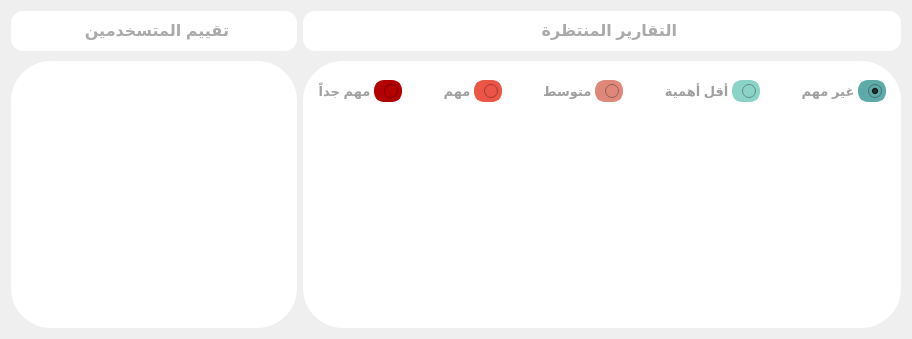
                  <widget class="QWidget" name="page_home_down" native="true">
                   <property name="sizePolicy">
                    <sizepolicy hsizetype="Preferred" vsizetype="Preferred">
                     <horstretch>0</horstretch>
                     <verstretch>0</verstretch>
                    </sizepolicy>
                   </property>
                   <property name="layoutDirection">
                    <enum>Qt::RightToLeft</enum>
                   </property>
                   <layout class="QHBoxLayout" name="horizontalLayout_18">
                    <item>
                     <widget class="QWidget" name="task_progress" native="true">
                      <property name="sizePolicy">
                       <sizepolicy hsizetype="Expanding" vsizetype="Preferred">
                        <horstretch>0</horstretch>
                        <verstretch>0</verstretch>
                       </sizepolicy>
                      </property>
                      <property name="minimumSize">
                       <size>
                        <width>550</width>
                        <height>0</height>
                       </size>
                      </property>
                      <property name="layoutDirection">
                       <enum>Qt::RightToLeft</enum>
                      </property>
                      <property name="styleSheet">
                       <string notr="true"/>
                      </property>
                      <layout class="QVBoxLayout" name="verticalLayout_52">
                       <property name="spacing">
                        <number>10</number>
                       </property>
                       <property name="leftMargin">
                        <number>0</number>
                       </property>
                       <property name="topMargin">
                        <number>0</number>
                       </property>
                       <property name="rightMargin">
                        <number>0</number>
                       </property>
                       <property name="bottomMargin">
                        <number>0</number>
                       </property>
                       <item alignment="Qt::AlignTop">
                        <widget class="QWidget" name="monthly_3" native="true">
                         <property name="minimumSize">
                          <size>
                           <width>0</width>
                           <height>40</height>
                          </size>
                         </property>
                         <property name="maximumSize">
                          <size>
                           <width>16777215</width>
                           <height>30</height>
                          </size>
                         </property>
                         <property name="layoutDirection">
                          <enum>Qt::RightToLeft</enum>
                         </property>
                         <property name="styleSheet">
                          <string notr="true">
	background-color: #FFFFFF;
	border: none;
	border-radius: 12px;
</string>
                         </property>
                         <layout class="QHBoxLayout" name="horizontalLayout_52" stretch="0">
                          <property name="spacing">
                           <number>0</number>
                          </property>
                          <property name="leftMargin">
                           <number>0</number>
                          </property>
                          <property name="topMargin">
                           <number>0</number>
                          </property>
                          <property name="rightMargin">
                           <number>0</number>
                          </property>
                          <property name="bottomMargin">
                           <number>0</number>
                          </property>
                          <item alignment="Qt::AlignHCenter|Qt::AlignVCenter">
                           <widget class="QLabel" name="label_31">
                            <property name="minimumSize">
                             <size>
                              <width>150</width>
                              <height>0</height>
                             </size>
                            </property>
                            <property name="maximumSize">
                             <size>
                              <width>16777215</width>
                              <height>16777215</height>
                             </size>
                            </property>
                            <property name="font">
                             <font>
                              <pointsize>12</pointsize>
                              <weight>75</weight>
                              <bold>true</bold>
                             </font>
                            </property>
                            <property name="layoutDirection">
                             <enum>Qt::RightToLeft</enum>
                            </property>
                            <property name="styleSheet">
                             <string notr="true">color: rgb(170, 170, 170);</string>
                            </property>
                            <property name="text">
                             <string>التقارير المنتظرة</string>
                            </property>
                           </widget>
                          </item>
                         </layout>
                        </widget>
                       </item>
                       <item>
                        <widget class="QFrame" name="frame_38">
                         <property name="minimumSize">
                          <size>
                           <width>100</width>
                           <height>0</height>
                          </size>
                         </property>
                         <property name="layoutDirection">
                          <enum>Qt::RightToLeft</enum>
                         </property>
                         <property name="styleSheet">
                          <string notr="true">
	background-color: #FFFFFF;
	border: none;
	border-radius: 40px;

</string>
                         </property>
                         <property name="frameShape">
                          <enum>QFrame::StyledPanel</enum>
                         </property>
                         <property name="frameShadow">
                          <enum>QFrame::Raised</enum>
                         </property>
                         <layout class="QVBoxLayout" name="verticalLayout_51">
                          <property name="spacing">
                           <number>15</number>
                          </property>
                          <property name="leftMargin">
                           <number>15</number>
                          </property>
                          <property name="topMargin">
                           <number>15</number>
                          </property>
                          <property name="rightMargin">
                           <number>15</number>
                          </property>
                          <property name="bottomMargin">
                           <number>15</number>
                          </property>
                          <item alignment="Qt::AlignHCenter|Qt::AlignVCenter">
                           <widget class="QFrame" name="frame_39">
                            <property name="minimumSize">
                             <size>
                              <width>0</width>
                              <height>30</height>
                             </size>
                            </property>
                            <property name="layoutDirection">
                             <enum>Qt::RightToLeft</enum>
                            </property>
                            <property name="frameShape">
                             <enum>QFrame::StyledPanel</enum>
                            </property>
                            <property name="frameShadow">
                             <enum>QFrame::Raised</enum>
                            </property>
                            <layout class="QHBoxLayout" name="horizontalLayout_38">
                             <property name="spacing">
                              <number>0</number>
                             </property>
                             <property name="leftMargin">
                              <number>0</number>
                             </property>
                             <property name="topMargin">
                              <number>0</number>
                             </property>
                             <property name="rightMargin">
                              <number>0</number>
                             </property>
                             <property name="bottomMargin">
                              <number>0</number>
                             </property>
                             <item>
                              <widget class="QRadioButton" name="rd_ni">
                               <property name="styleSheet">
                                <string notr="true">	border: 4px solid  rgb(94, 170, 168);
	background-color: rgb(94, 170, 168);
	border-radius: 10;</string>
                               </property>
                               <property name="text">
                                <string/>
                               </property>
                               <property name="checked">
                                <bool>true</bool>
                               </property>
                              </widget>
                             </item>
                             <item>
                              <widget class="QLabel" name="label_37">
                               <property name="font">
                                <font>
                                 <pointsize>10</pointsize>
                                 <weight>75</weight>
                                 <bold>true</bold>
                                </font>
                               </property>
                               <property name="layoutDirection">
                                <enum>Qt::RightToLeft</enum>
                               </property>
                               <property name="styleSheet">
                                <string notr="true">color: rgb(159, 159, 159);</string>
                               </property>
                               <property name="text">
                                <string> غير مهم</string>
                               </property>
                              </widget>
                             </item>
                             <item>
                              <spacer name="horizontalSpacer_4">
                               <property name="layoutDirection">
                                <enum>Qt::RightToLeft</enum>
                               </property>
                               <property name="orientation">
                                <enum>Qt::Horizontal</enum>
                               </property>
                               <property name="sizeHint" stdset="0">
                                <size>
                                 <width>40</width>
                                 <height>20</height>
                                </size>
                               </property>
                              </spacer>
                             </item>
                             <item>
                              <widget class="QRadioButton" name="rd_li">
                               <property name="styleSheet">
                                <string notr="true">	border: 4px solid  #8bd3c7;
	background-color:#8bd3c7;
	border-radius: 10;</string>
                               </property>
                               <property name="text">
                                <string/>
                               </property>
                              </widget>
                             </item>
                             <item>
                              <widget class="QLabel" name="label_32">
                               <property name="font">
                                <font>
                                 <pointsize>10</pointsize>
                                 <weight>75</weight>
                                 <bold>true</bold>
                                </font>
                               </property>
                               <property name="layoutDirection">
                                <enum>Qt::RightToLeft</enum>
                               </property>
                               <property name="styleSheet">
                                <string notr="true">color: rgb(159, 159, 159);</string>
                               </property>
                               <property name="text">
                                <string> أقل أهمية</string>
                               </property>
                              </widget>
                             </item>
                             <item>
                              <spacer name="horizontalSpacer_5">
                               <property name="layoutDirection">
                                <enum>Qt::RightToLeft</enum>
                               </property>
                               <property name="orientation">
                                <enum>Qt::Horizontal</enum>
                               </property>
                               <property name="sizeHint" stdset="0">
                                <size>
                                 <width>40</width>
                                 <height>20</height>
                                </size>
                               </property>
                              </spacer>
                             </item>
                             <item>
                              <widget class="QRadioButton" name="rd_m">
                               <property name="styleSheet">
                                <string notr="true">	border: 4px solid #df8879;
	background-color: #df8879;
	border-radius: 10;</string>
                               </property>
                               <property name="text">
                                <string/>
                               </property>
                              </widget>
                             </item>
                             <item>
                              <widget class="QLabel" name="label_38">
                               <property name="font">
                                <font>
                                 <pointsize>10</pointsize>
                                 <weight>75</weight>
                                 <bold>true</bold>
                                </font>
                               </property>
                               <property name="layoutDirection">
                                <enum>Qt::RightToLeft</enum>
                               </property>
                               <property name="styleSheet">
                                <string notr="true">color: rgb(159, 159, 159);</string>
                               </property>
                               <property name="text">
                                <string> متوسط</string>
                               </property>
                              </widget>
                             </item>
                             <item>
                              <spacer name="horizontalSpacer_6">
                               <property name="layoutDirection">
                                <enum>Qt::RightToLeft</enum>
                               </property>
                               <property name="orientation">
                                <enum>Qt::Horizontal</enum>
                               </property>
                               <property name="sizeHint" stdset="0">
                                <size>
                                 <width>40</width>
                                 <height>20</height>
                                </size>
                               </property>
                              </spacer>
                             </item>
                             <item>
                              <widget class="QRadioButton" name="rd_i">
                               <property name="styleSheet">
                                <string notr="true">	border: 4px solid #ea5545;
	background-color: #ea5545;
	border-radius: 10;</string>
                               </property>
                               <property name="text">
                                <string/>
                               </property>
                              </widget>
                             </item>
                             <item>
                              <widget class="QLabel" name="label_33">
                               <property name="font">
                                <font>
                                 <pointsize>10</pointsize>
                                 <weight>75</weight>
                                 <bold>true</bold>
                                </font>
                               </property>
                               <property name="layoutDirection">
                                <enum>Qt::RightToLeft</enum>
                               </property>
                               <property name="styleSheet">
                                <string notr="true">color: rgb(159, 159, 159);</string>
                               </property>
                               <property name="text">
                                <string> مهم</string>
                               </property>
                              </widget>
                             </item>
                             <item>
                              <spacer name="horizontalSpacer_7">
                               <property name="layoutDirection">
                                <enum>Qt::RightToLeft</enum>
                               </property>
                               <property name="orientation">
                                <enum>Qt::Horizontal</enum>
                               </property>
                               <property name="sizeHint" stdset="0">
                                <size>
                                 <width>40</width>
                                 <height>20</height>
                                </size>
                               </property>
                              </spacer>
                             </item>
                             <item>
                              <widget class="QRadioButton" name="rd_vi">
                               <property name="styleSheet">
                                <string notr="true">	border: 4px solid  #b30000;
	background-color: #b30000;
	border-radius: 10;</string>
                               </property>
                               <property name="text">
                                <string/>
                               </property>
                               <property name="autoExclusive">
                                <bool>true</bool>
                               </property>
                              </widget>
                             </item>
                             <item>
                              <widget class="QLabel" name="label_34">
                               <property name="font">
                                <font>
                                 <pointsize>10</pointsize>
                                 <weight>75</weight>
                                 <bold>true</bold>
                                </font>
                               </property>
                               <property name="layoutDirection">
                                <enum>Qt::RightToLeft</enum>
                               </property>
                               <property name="styleSheet">
                                <string notr="true">color: rgb(159, 159, 159);</string>
                               </property>
                               <property name="text">
                                <string> مهم جداً</string>
                               </property>
                              </widget>
                             </item>
                            </layout>
                           </widget>
                          </item>
                          <item>
                           <widget class="QListWidget" name="lw_task_progress_bar">
                            <property name="font">
                             <font>
                              <pointsize>12</pointsize>
                              <weight>75</weight>
                              <bold>true</bold>
                             </font>
                            </property>
                            <property name="layoutDirection">
                             <enum>Qt::RightToLeft</enum>
                            </property>
                            <property name="styleSheet">
                             <string notr="true">QListView::item{
color:rgb(94, 170, 168);
border-radius:10px;
}

QListView::item:hover{
	background-color:qlineargradient(spread:pad, x1:0, y1:1, x2:1, y2:2.45, stop:0 rgba(255, 255, 255, 226) , stop:1 rgb(94, 170, 168)   );
	color:rgb(94, 170, 168) 
}


</string>
                            </property>
                            <property name="spacing">
                             <number>3</number>
                            </property>
                            <property name="viewMode">
                             <enum>QListView::ListMode</enum>
                            </property>
                            <property name="modelColumn">
                             <number>0</number>
                            </property>
                            <property name="uniformItemSizes">
                             <bool>true</bool>
                            </property>
                           </widget>
                          </item>
                         </layout>
                        </widget>
                       </item>
                      </layout>
                     </widget>
                    </item>
                    <item>
                     <widget class="QWidget" name="widget_9" native="true">
                      <property name="sizePolicy">
                       <sizepolicy hsizetype="Preferred" vsizetype="Preferred">
                        <horstretch>0</horstretch>
                        <verstretch>0</verstretch>
                       </sizepolicy>
                      </property>
                      <property name="minimumSize">
                       <size>
                        <width>0</width>
                        <height>10</height>
                       </size>
                      </property>
                      <property name="layoutDirection">
                       <enum>Qt::RightToLeft</enum>
                      </property>
                      <property name="styleSheet">
                       <string notr="true"/>
                      </property>
                      <layout class="QVBoxLayout" name="verticalLayout_53" stretch="0,0">
                       <property name="spacing">
                        <number>10</number>
                       </property>
                       <property name="leftMargin">
                        <number>0</number>
                       </property>
                       <property name="topMargin">
                        <number>0</number>
                       </property>
                       <property name="rightMargin">
                        <number>0</number>
                       </property>
                       <property name="bottomMargin">
                        <number>0</number>
                       </property>
                       <item alignment="Qt::AlignTop">
                        <widget class="QWidget" name="monthly_4" native="true">
                         <property name="minimumSize">
                          <size>
                           <width>0</width>
                           <height>40</height>
                          </size>
                         </property>
                         <property name="maximumSize">
                          <size>
                           <width>16777215</width>
                           <height>30</height>
                          </size>
                         </property>
                         <property name="layoutDirection">
                          <enum>Qt::RightToLeft</enum>
                         </property>
                         <property name="styleSheet">
                          <string notr="true">
	background-color: #FFFFFF;
	border: none;
	border-radius: 12px;
</string>
                         </property>
                         <layout class="QHBoxLayout" name="horizontalLayout_57" stretch="0">
                          <property name="spacing">
                           <number>0</number>
                          </property>
                          <property name="leftMargin">
                           <number>0</number>
                          </property>
                          <property name="topMargin">
                           <number>0</number>
                          </property>
                          <property name="rightMargin">
                           <number>0</number>
                          </property>
                          <property name="bottomMargin">
                           <number>0</number>
                          </property>
                          <item alignment="Qt::AlignHCenter|Qt::AlignVCenter">
                           <widget class="QLabel" name="label_42">
                            <property name="minimumSize">
                             <size>
                              <width>150</width>
                              <height>0</height>
                             </size>
                            </property>
                            <property name="maximumSize">
                             <size>
                              <width>16777215</width>
                              <height>16777215</height>
                             </size>
                            </property>
                            <property name="font">
                             <font>
                              <pointsize>12</pointsize>
                              <weight>75</weight>
                              <bold>true</bold>
                             </font>
                            </property>
                            <property name="layoutDirection">
                             <enum>Qt::RightToLeft</enum>
                            </property>
                            <property name="styleSheet">
                             <string notr="true">color: rgb(170, 170, 170);</string>
                            </property>
                            <property name="text">
                             <string>تقييم المتسخدمين</string>
                            </property>
                           </widget>
                          </item>
                         </layout>
                        </widget>
                       </item>
                       <item>
                        <widget class="QFrame" name="frame_47">
                         <property name="sizePolicy">
                          <sizepolicy hsizetype="Expanding" vsizetype="Expanding">
                           <horstretch>0</horstretch>
                           <verstretch>0</verstretch>
                          </sizepolicy>
                         </property>
                         <property name="layoutDirection">
                          <enum>Qt::RightToLeft</enum>
                         </property>
                         <property name="styleSheet">
                          <string notr="true">QWidget {
	background-color: #FFFFFF;
	border: none;
	border-radius: 40px;
}
</string>
                         </property>
                         <property name="frameShape">
                          <enum>QFrame::StyledPanel</enum>
                         </property>
                         <property name="frameShadow">
                          <enum>QFrame::Raised</enum>
                         </property>
                         <layout class="QVBoxLayout" name="verticalLayout_54">
                          <property name="spacing">
                           <number>15</number>
                          </property>
                          <property name="leftMargin">
                           <number>15</number>
                          </property>
                          <property name="topMargin">
                           <number>15</number>
                          </property>
                          <property name="rightMargin">
                           <number>15</number>
                          </property>
                          <property name="bottomMargin">
                           <number>15</number>
                          </property>
                          <item>
                           <widget class="QListWidget" name="lw_user_rating">
                            <property name="sizePolicy">
                             <sizepolicy hsizetype="Expanding" vsizetype="Preferred">
                              <horstretch>0</horstretch>
                              <verstretch>0</verstretch>
                             </sizepolicy>
                            </property>
                            <property name="minimumSize">
                             <size>
                              <width>0</width>
                              <height>0</height>
                             </size>
                            </property>
                            <property name="font">
                             <font>
                              <pointsize>10</pointsize>
                              <weight>75</weight>
                              <bold>true</bold>
                              <kerning>false</kerning>
                             </font>
                            </property>
                            <property name="layoutDirection">
                             <enum>Qt::RightToLeft</enum>
                            </property>
                            <property name="autoFillBackground">
                             <bool>true</bool>
                            </property>
                            <property name="styleSheet">
                             <string notr="true">QListView::item{
color:rgb(94, 170, 168);
border-radius:10px;
}

QListView::item:hover{
	background-color:qlineargradient(spread:pad, x1:0, y1:1, x2:1, y2:2.45, stop:0 rgba(255, 255, 255, 226) , stop:1 rgb(94, 170, 168)   );
	color:rgb(94, 170, 168) 
}

QListView::item:selected{
	background-color:qlineargradient(spread:pad, x1:0, y1:1, x2:1, y2:2.45, stop:0 rgb(94, 170, 168)  , stop:1 rgba(255, 255, 255, 226) );
	color:r#FFFFFF
}


</string>
                            </property>
                           </widget>
                          </item>
                         </layout>
                        </widget>
                       </item>
                      </layout>
                     </widget>
                    </item>
                   </layout>
                  </widget>
